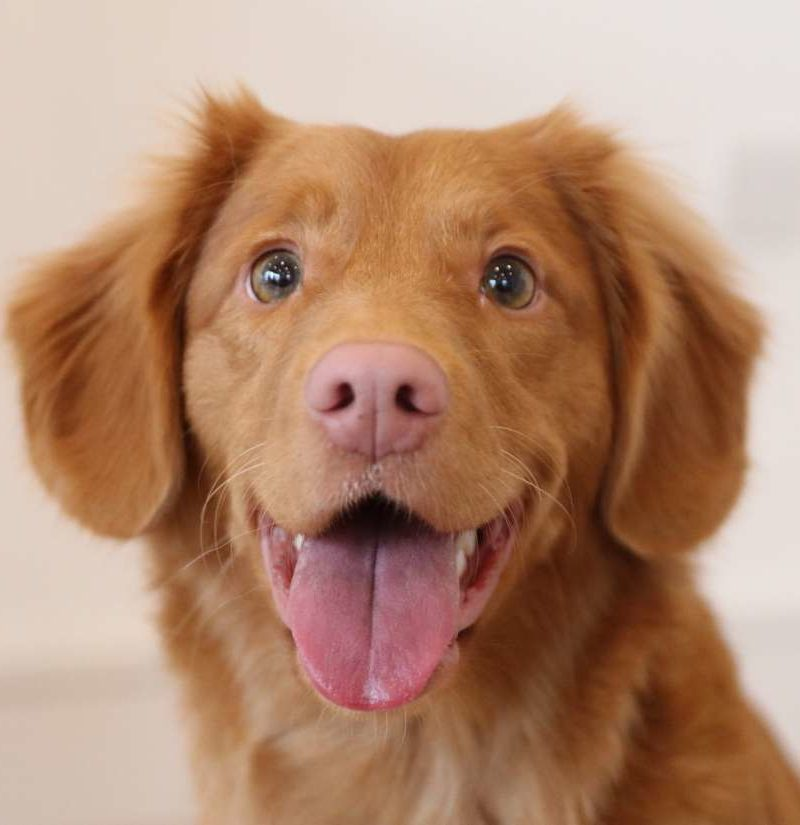
%> input picture Matlab/Study/y.jpg, 800 x 825 px
$ octave Shape_Recognition.m   (GNU Octave 9; MATLAB toolbox functions it lacks are replaced by stand-ins)
%> lines starting %> are read from the running program, lines starting %| are printed output that depends on the picture; in (x1, y1, x2, y2) boxes, pixels count from 0 and x2, y2 are one past the last pixel; in counts of white or black regions, pixels touching at a corner belong together; the program's own positions count from 1; long printed decimals are rounded
### Matlab/Study/vislabels.m
function vislabels(L,i,str)
%VISLABELS Visualize labels of connected components
%   VISLABELS is used to visualize the output of BWLABEL.
%
%   VISLABELS(L), where L is a label matrix returned by BWLABEL,
%   displays each object's label number on top of the object itself.
%
%   Note: VISLABELS requires the Image Processing Toolbox.
%
%   Example
%   -------
%       bw = imread('text.png');
%       L = bwlabel(bw);
%       vislabels(L)
%       axis([1 70 1 70])

%   Steven L. Eddins
%   Copyright 2008 The MathWorks, Inc.

% Form a grayscale image such that both the background and the
% object pixels are light shades of gray.  This is done so that the
% black text will be visible against both background and foreground
% pixels.

background_shade = 200;
foreground_shade = 240;
I = zeros(size(L), 'uint8');
I(L == 0) = background_shade;
I(L ~= 0) = foreground_shade;

% Display the image, fitting it to the size of the figure.
imageHandle = imshow(I, 'InitialMagnification', 'fit');

% Get the axes handle containing the image.  Use this handle in the
% remaining code instead of relying on gca.
axesHandle = ancestor(imageHandle, 'axes');

% Get the extrema points for each labeled object.
s = regionprops(L, 'Extrema');

% Superimpose the text label at the left-most top extremum location
% for each object.  Turn clipping on so that the text doesn't
% display past the edge of the image when zooming.
hold(axesHandle, 'on');
% for k = 1:numel(s)
%    e = s(k).Extrema;
%    text(e(1,1), e(1,2), sprintf('%d %s',k,str), ...
%       'Parent', axesHandle, ...
%       'Clipping', 'on', ...
%       'Color', 'b', ...
%       'FontWeight', 'bold');
% end

e = s(i).Extrema;
   text(e(1,1), e(1,2), sprintf('%d %s',i,str), ...
      'Parent', axesHandle, ...
      'Clipping', 'on', ...
      'Color', 'b', ...
      'FontWeight', 'bold');
hold(axesHandle, 'off');

### Matlab/Study/Shape_Recognition.m
clc
% pentagon.png
img=imread('y.jpg');%read image file
%> img is the input picture: size 825x800x3 uint8; mean R, G, B 177.1, 137.1, 112.3
img=imresize(img,[255,255]);%resize image into 300x300
%> img: size 255x255x3 uint8
GI=im2gray(img);%convert image to grayscale
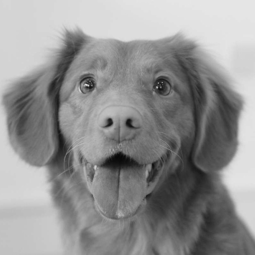
%> GI: size 255x255 uint8; min 7, max 230, mean 146.2

GF=imgaussfilt(GI);

BW=GF;
[r,c]=size(BW);%get the height,width of image
%> r = 255; c = 255

%run loop and change the values to 0 and 255 only
for i=1:r
    for j=1:c
        f=BW(i,j);
        if f<=240
            BW(i,j)=255;
        elseif f>228 && f<256
            BW(i,j)=0;
        end
    end
end
%> BW: size 255x255 uint8; every value is 255

% [18 lines of commented-out code are left out]

subplot(2,2,1);
imshow(img);
title('Image');

subplot(2,2,2);%create a grid in this order (row,col,element)
imshow(GI);%show image
title('Grayscale');%show title

subplot(2,2,3);
imshow(GF);
title('Filterd Image');

subplot(2,2,4);
imshow(BW);
title('Binary');

[L,n]=bwlabel(BW);%get label matrix(check/detect no. of objects in the image)
%> L: size 255x255 double; every value is 1
%> n = 1
% vislabels(L);
% fprintf(' %u\n',n);

stats=regionprops(L,'all');%get all properties of the objects in a structure
%> stats = 1 region; box (x1, y1, x2, y2), Area, Centroid, MajorAxisLength, MinorAxisLength and Eccentricity: (0, 0, 255, 255) 65025 [128 128] 294.4 294.4 0

for i=1:n
    rectangle('Position',stats(i).BoundingBox,'EdgeColor','b','LineWidth',2);%show rectangle around the objects
%     pause;
end
%> this loop made 1 pass
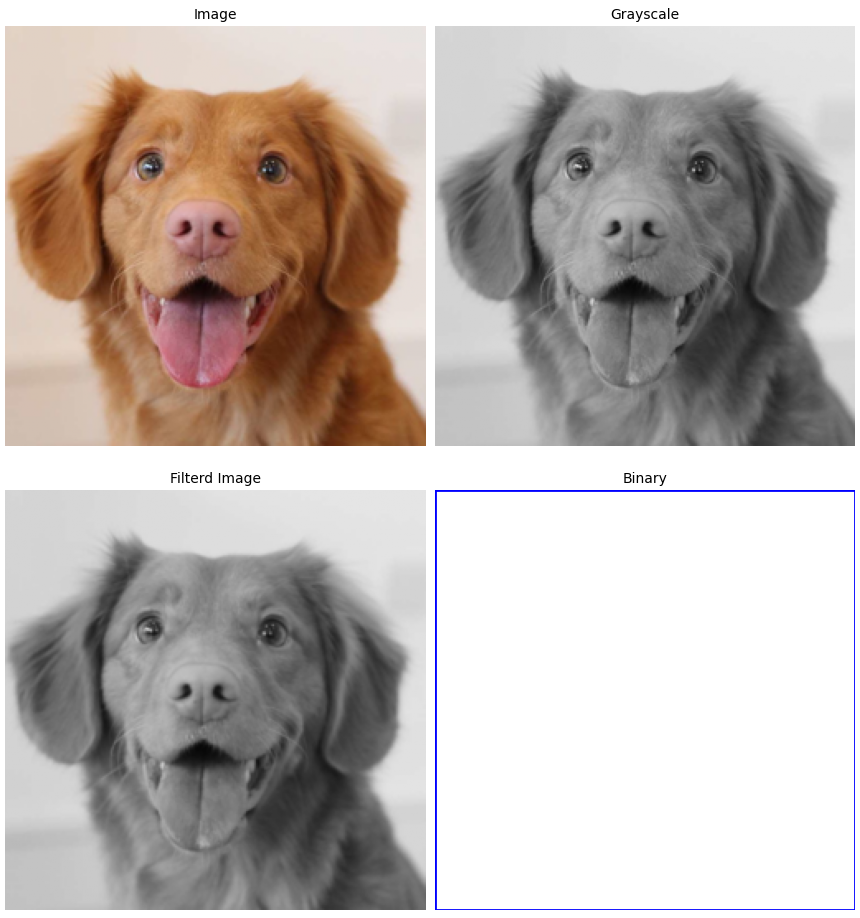
%> figure redrawn from the program's plot data, 4 panels

for i=1:n
    arr=floor(stats(i).Perimeter.^2)./(4*pi*(stats(i).Area));

    if (arr<1.05)
       vislabels(L,i,'Circle');
       fprintf('Circle');
    else
        vislabels(L,i,'Else');
        fprintf('Else');
    end
    fprintf(' %d\n',arr);
end
%> this loop made 1 pass
%> arr on pass 1: 1.21
%| Else 1.212

$ run again, with Matlab/Study/x.jpg copied over Matlab/Study/y.jpg
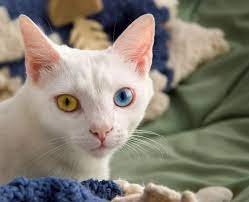
%> input picture Matlab/Study/x.jpg, 249 x 202 px
%> img is the input picture: size 202x249x3 uint8; mean R, G, B 133.9, 126.6, 114.3
%> img: size 255x255x3 uint8
%> after the loop `for i=1:r`:
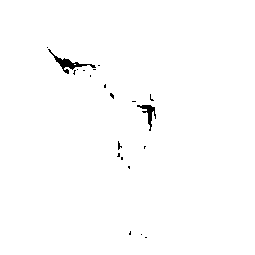
%> BW: size 255x255 uint8; 99.2% white; 21 black regions (19 under 20 px)
%> L: size 255x255 double; 3 distinct labels, from 0 to 2
%> n = 2
%> stats = 2 regions; box (x1, y1, x2, y2), Area, Centroid, MajorAxisLength, MinorAxisLength and Eccentricity: (0, 0, 255, 255) 64529 [128.2 128.3] 295.5 294.7 0.072, (74, 64, 76, 65) 2 [75.5 65] 2.31 1.15 0.866
%> the loop `for i=1:n` made 2 passes
%> after the loop `for i=1:n`:
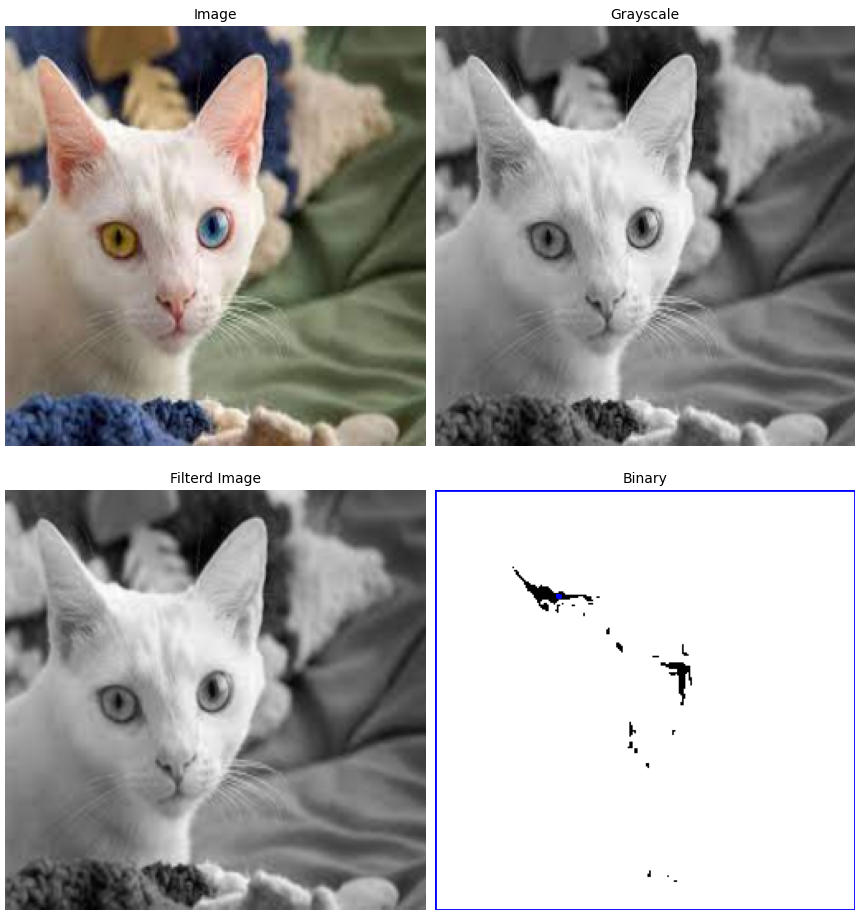
%> figure redrawn from the program's plot data, 4 panels
%> the loop `for i=1:n` made 2 passes
%> arr on passes 1 to 2: 1.22, 0.119
%> (printed output is left out)
